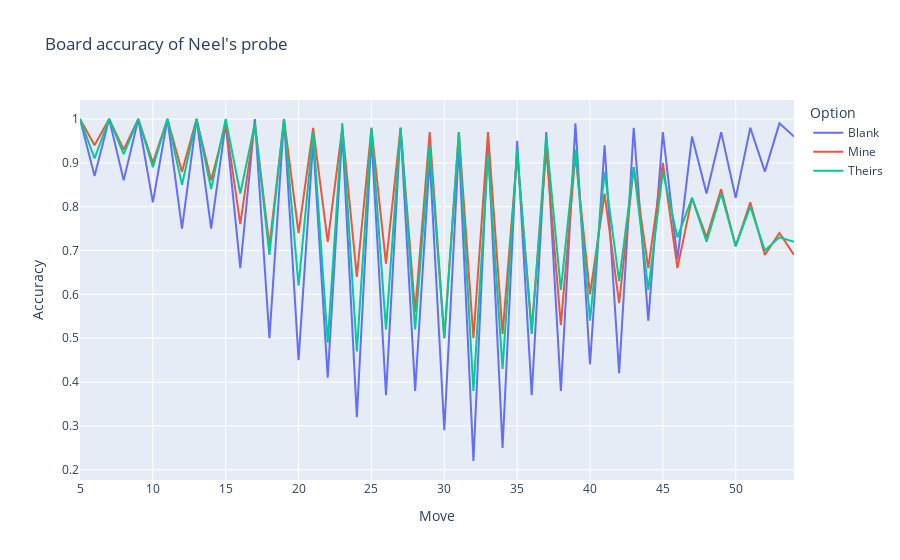

Write notebook code for a chart like this one.
### Markdown cell above
### Accuracy and cosine similarity

### Code cell
plot_probe_accuracy(
    model,
    neel_probe,
    val_tokens,
    per_option=True,
    # per_move="cell_accuracy",
    per_move="board_accuracy",
    name="Neel's probe",
);

### Figure 1 — Plotly figure (JSON) as saved in the notebook; plotly's stock layout.template omitted (floating-point values rounded to 4 significant figures)
{"data": [{"name": "Blank", "type": "scatter", "x": [5, 6, 7, 8, 9, 10, 11, 12, 13, 14, 15, 16, 17, 18, 19, 20, 21, 22, 23, 24, 25, 26, 27, 28, 29, 30, 31, 32, 33, 34, 35, 36, 37, 38, 39, 40, 41, 42, 43, 44, 45, 46, 47, 48, 49, 50, 51, 52, 53, 54], "y": [1, 0.87, 1, 0.86, 1, 0.81, 1, 0.75, 1, 0.75, 0.99, 0.66, 1, 0.5, 1, 0.45, 0.95, 0.41, 0.97, 0.32, 0.96, 0.37, 0.98, 0.38, 0.91, 0.29, 0.94, 0.22, 0.95, 0.25, 0.95, 0.37, 0.97, 0.38, 0.99, 0.44, 0.94, 0.42, 0.98, 0.54, 0.97, 0.68, 0.96, 0.83, 0.97, 0.82, 0.98, 0.88, 0.99, 0.96]}, {"name": "Mine", "type": "scatter", "x": [5, 6, 7, 8, 9, 10, 11, 12, 13, 14, 15, 16, 17, 18, 19, 20, 21, 22, 23, 24, 25, 26, 27, 28, 29, 30, 31, 32, 33, 34, 35, 36, 37, 38, 39, 40, 41, 42, 43, 44, 45, 46, 47, 48, 49, 50, 51, 52, 53, 54], "y": [1, 0.94, 1, 0.93, 1, 0.9, 1, 0.88, 1, 0.86, 0.99, 0.76, 0.99, 0.71, 1, 0.74, 0.98, 0.72, 0.98, 0.64, 0.98, 0.67, 0.98, 0.56, 0.97, 0.5, 0.97, 0.5, 0.97, 0.51, 0.92, 0.52, 0.93, 0.53, 0.92, 0.6, 0.83, 0.58, 0.89, 0.66, 0.9, 0.66, 0.82, 0.73, 0.84, 0.71, 0.81, 0.69, 0.74, 0.69]}, {"name": "Theirs", "type": "scatter", "x": [5, 6, 7, 8, 9, 10, 11, 12, 13, 14, 15, 16, 17, 18, 19, 20, 21, 22, 23, 24, 25, 26, 27, 28, 29, 30, 31, 32, 33, 34, 35, 36, 37, 38, 39, 40, 41, 42, 43, 44, 45, 46, 47, 48, 49, 50, 51, 52, 53, 54], "y": [1, 0.91, 1, 0.92, 1, 0.89, 1, 0.85, 1, 0.84, 1, 0.83, 0.99, 0.69, 1, 0.62, 0.97, 0.49, 0.99, 0.47, 0.98, 0.52, 0.98, 0.52, 0.94, 0.5, 0.97, 0.38, 0.92, 0.43, 0.93, 0.51, 0.96, 0.61, 0.93, 0.54, 0.88, 0.63, 0.89, 0.61, 0.88, 0.73, 0.82, 0.72, 0.83, 0.71, 0.8, 0.7, 0.73, 0.72]}], "layout": {"legend": {"title": {"text": "Option"}}, "title": {"text": "Board accuracy of Neel's probe"}, "xaxis": {"title": {"text": "Move"}}, "yaxis": {"title": {"text": "Accuracy"}}}}
